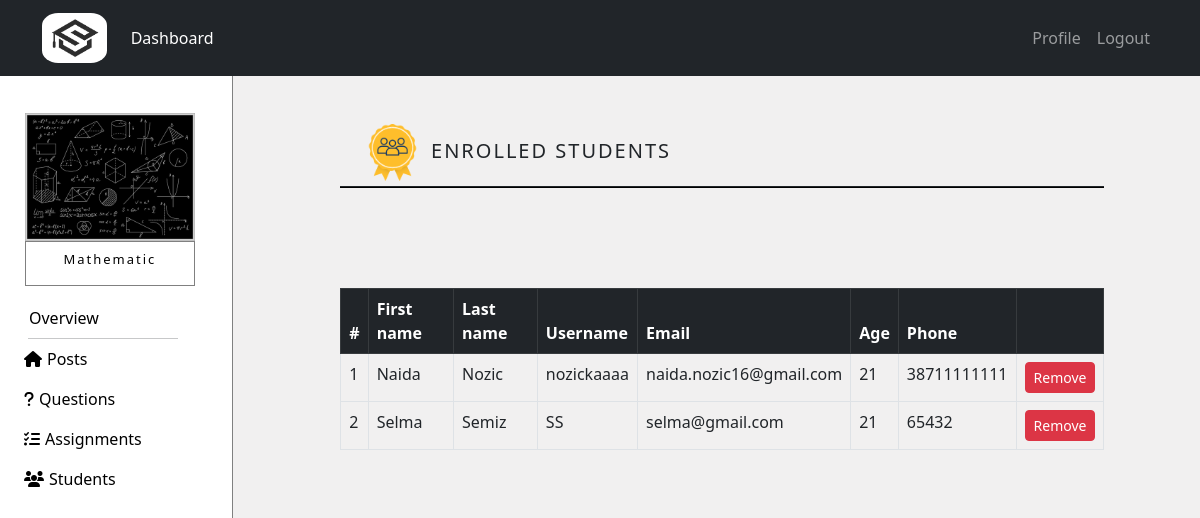
The app's page /courses/tutor_course/10/students (signed in) with its own data.
### courses/models.py (models this page shows, shortened)
class Course(models.Model):
    name = models.CharField(max_length=50)
    summary = models.CharField(max_length=500)
    image = models.ImageField(upload_to="courses_images",default="courses_images/default.jpg",blank=True)
    overview = models.TextField(null=True,blank=True)
    max_students = models.IntegerField(default=100)
    student_number = models.IntegerField(default=0)

class Student(models.Model):
    user = models.OneToOneField(NewUser,on_delete=models.CASCADE,primary_key=True,related_name='Student')
    phone = models.IntegerField()
    age = models.IntegerField(null=True,blank=True) #this field is optional
    course = models.ManyToManyField(Course,through="StudentCourse")

class NewUser(AbstractUser):
    is_student = models.BooleanField(default=False)
    is_tutor = models.BooleanField(default=False)

### courses/views.py (the view, shortened to what this page needs)
# urls.py: path('tutor_course/<int:course_id>/students',views.view_students,name='view_students'),
@login_required
def view_students(request,course_id):
   if request.user.is_student:
      return HttpResponse('<html><body><h2 style="font-weight: lighter">Your do not have access to view this page!</h2><body></html>')
   elif is_enrolled(request.user, course_id) is False:
      return HttpResponse('<html><body><h2 style="font-weight: lighter">Your do not have access to view this page!</h2><body></html>')
   course = get_object_or_404(Course,pk=course_id)
   student_course_objects = StudentCourse.objects.filter(course=course)
   students = [x.student for x in student_course_objects]
   return render(request,'courses/students.html',{'course':course,'students':students})

### courses/views.py (called while the page is built)
def is_enrolled(user, course_id):
   course = get_object_or_404(Course,pk=course_id)
   if user.is_tutor:
      tutor_courses = TutorCourse.objects.filter(course=course,tutor=user.Tutor)
      return tutor_courses.exists()
   else:
      student_courses = StudentCourse.objects.filter(course=course,student=user.Student)
      return student_courses.exists()

### templates/courses/students.html (shortened to what this page needs)
{% extends 'courses/course.html' %}
{% block courseContent %}
{% load static %}
<div style="margin-left: auto; margin-right: auto; width:75%; margin-top: 5%; position: relative; margin-bottom: 5px;">
    <img class="col-sm-4 col-md-4 col-lg-4" src="{% static 'img/students-icon.png' %}"
         style="width:8%;">
    <div class="col-sm-8 col-md-8 col-lg-8 availableCourses">
      <h5 class="title">ENROLLED STUDENTS</h5>
    </div>
</div>
  <hr style="width: 80%; margin-left: auto; margin-right: auto; background-color: black;
             opacity: 1; margin-top: 0; margin-bottom: 6%; height: 2px;">
<div class="positionCenter" style="margin-top: 100px;">
    {% if students %}
    <div class="table-responsive">
        <table class="table table-bordered" style="min-width: 600px;">
            <thead class="table-dark">
            <tr>
                <th scope="col">#</th>
                <th scope="col">First name</th>
                <th scope="col">Last name</th>
                <th scope="col">Username</th>
                <th scope="col">Email</th>
                <th scope="col">Age</th>
                <th scope="col">Phone</th>
                <th scope="col"></th>
            </tr>
            </thead>
            <tbody>
                {% for student in students %}
            <tr>
                <td scope="row">{{ forloop.counter }}</td>
                <td>{{student.user.first_name}}</td>
                <td>{{student.user.last_name}}</td>
                <td>{{student.user.username}}</td>
                <td>{{student.user.email}}</td>
                <td>{{student.age}}</td>
                <td>{{student.phone}}</td>
                <td>
                    <form action="{% url 'view_students' course_id=course.pk %}" method="POST">
                        <button type="submit" class="btn btn-danger btn-sm" name="remove_student_button" value="{{student.pk}}">Remove</button>
                    </form>
                </td>
            </tr>
                {% endfor %}
            </tbody>
        </table>
    </div>
    {% else %}
    <h2 style="text-align: center;">There are no students enrolled in this course!</h2>
    {% endif %}
</div>
<div style="height:200px"></div>
{% endblock %}

### templates/courses/course.html (shortened to what this page needs)
{% extends 'courses/dashboard.html' %}
{% block content_courses %}
{% load static %}
{% if course %}
<div class="row no-gutters">
  <div id="left-gutter" class="col-sm-1 col-md-2 col-lg-2 no-gutters" style="width: 20%; height: 100vh; background-color: white; padding: 0; border-right: 1px solid gray;">
    <div class="card" style="width: 70%; margin-top: 15%;
                             margin-left: auto; margin-right: auto; border: none;">
      <img src="{{course.image.url}}" class="card-img-top" style="border-radius: 0%;" alt="Cover">
        <div class="card-body" style="border: 1px solid gray; padding: 10px 0px 10px 0px;">
          <h4 class="card-title courseDetails courseTitle"
              style="text-align: center; color: black; letter-spacing: 2px; font-weight: lighter;">{{course.name}}</h4>
        </div>
    </div>
    <div class="nav flex-column" style="margin-top: 5%; width: 100%;">
      <div id="miniMeni">
        <a class="nav-link hoverMeni" href="{% url 'overview' course_id=course.pk %}" style="color: black;">
          Overview
        </a>
        <hr id="line">
        {% if user.is_student %}
        <a class="nav-link hoverMeni" href="{% url 'course' course_id=course.pk %}" style="color: black;">
          <i class="fa-solid fa-house" style="margin-right: 5px;"></i>Posts
        </a>
        {% else %}
        <a class="nav-link hoverMeni" href="{% url 'tutor_course' course_id=course.pk %}" style="color: black;">
          <i class="fa-solid fa-house" style="margin-right: 5px;"></i>Posts
        </a>
        {% endif %}
        <a class="nav-link hoverMeni" href="{% url 'view_questions_tutor' course_id=course.pk %}" style="color: black;">
          <i class="fa-solid fa-question" style="margin-right: 5px;"></i>Questions
        </a>
        <a class="nav-link hoverMeni" href="{% url 'assignment_overview' course_id=course.pk %}" style="color: black;">
          <i class="fa-solid fa-list-check" style="margin-right: 5px;"></i>Assignments
        </a>
        {% if user.is_tutor %}
        <a class="nav-link hoverMeni" href="{% url 'view_students' course_id=course.pk %}" style="color: black;">
          <i class="fa-solid fa-users" style="margin-right: 5px;"></i>Students
        </a>
        {% endif %}
      </div>
    </div>
  </div>
  <div id="right-gutter" class="col-sm-11 col-md-10 col-lg-10 no-gutters">
    {% block courseContent%}{% endblock %}
  </div>
</div>
{% endif %}
{% endblock %}

### static/css/style.css (style rules this page uses)
html { scroll-behavior: smooth; }
*, *:before, *:after { box-sizing: border-box; }
body { margin: 0; padding: 0; }

### static/css/login.css (style rules this page uses)
.availableCourses { position:absolute; bottom: 10px; display: inline-block; }
.title { margin-left: 2%; letter-spacing: 2px; }
.courseDetails { opacity: 0.99; color: white; }
.positionCenter { margin-left: auto; margin-right: auto; width: 80%; }

### templates/courses/course.html (style rules this page uses)
@media screen and (min-width: 1000px) { body { overflow-x: hidden; overflow-y: hidden; } }
#miniMeni { margin-left: 50px; }
#line { width: 200px; margin-left: 10px; margin-right: auto; margin-top: 0px; margin-bottom: 0px; }
#right-gutter { width: 80%; height: 100vh; overflow: scroll; }
@media screen and (min-width: 900px) and (max-width: 1400px) { #miniMeni { margin-left: 20px; } }
@media screen and (min-width: 900px) and (max-width: 1400px) { #line { width: 150px; margin-left: 20px; } }
@media screen and (min-width: 900px) and (max-width: 1400px) { .courseTitle { font-size: small; } }

### records on screen
Course: image (picture), name "Mathematic"
Student: user.first_name "Naida", user.last_name "Nozic", user.username "nozickaaaa", user.email "naida.nozic16@gmail.com", age "21", phone "38711111111"
Student: user.first_name "Selma", user.last_name "Semiz", user.username "SS", user.email "selma@gmail.com", age "21", phone "65432"
